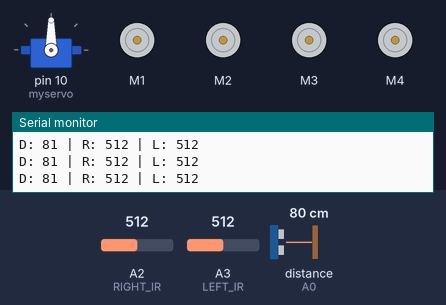
The sketch below on a simulated Arduino Uno, built with avr-gcc and run on an emulated ATmega328P. On the bench: servo, 4 × DC motor (green arrow = forward, orange = backward, longer = faster), the last lines printed to the serial monitor. The test bench sets the inputs (shaded band); at power-on: distance to the obstacle (sensor on A0) 80 cm, A2 (RIGHT_IR) = 512, A3 (LEFT_IR) = 512. The echo pulse lasts 58.3 µs per cm.

Above: at 1.7 s.
1.8 s: distance to the obstacle (sensor on A0) set to 16 cm
3.3 s: distance to the obstacle (sensor on A0) set to 12 cm
At 3.6 s:
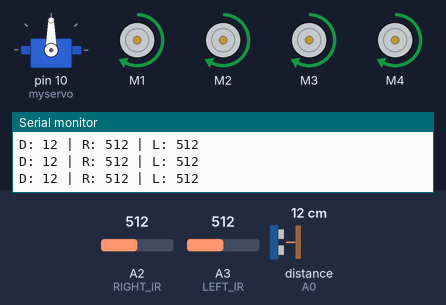
4.8 s: A2 (RIGHT_IR) set to 483
At 5.6 s:
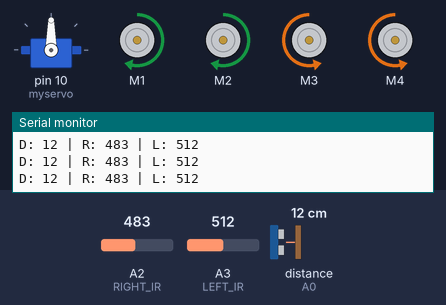
6.3 s: A3 (LEFT_IR) set to 488
At 7.5 s:
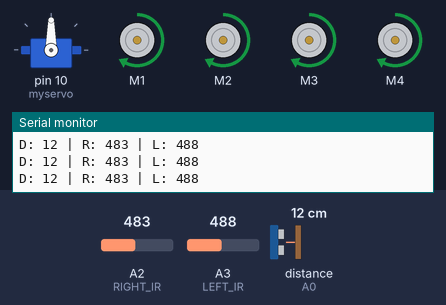
7.8 s: A2 (RIGHT_IR) set to 510
At 8.4 s:
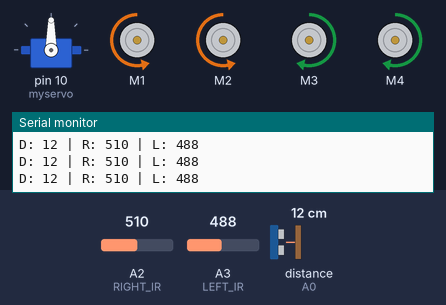
9.3 s: A2 (RIGHT_IR) set to 5
At 10.4 s:
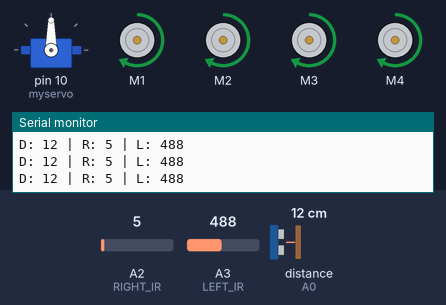
Timing chart, 0 to 11.8 s (numbered marks = the images above; inputs shaded):
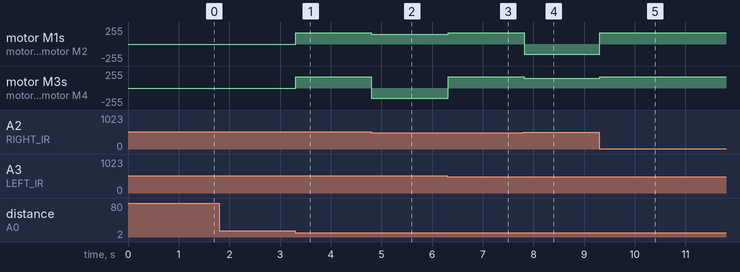

The sketch:

human_following_robot.ino
```cpp
// ===== Human Following Robot (Optimized Version) =====
// Libraries Required: AFMotor, NewPing, Servo

#include <NewPing.h>
#include <Servo.h>
#include <AFMotor.h>

// -------- PIN DEFINITIONS --------
#define RIGHT_IR A2
#define LEFT_IR  A3
#define TRIGGER_PIN A1
#define ECHO_PIN    A0
#define MAX_DISTANCE 200

// -------- THRESHOLDS --------
#define IR_THRESHOLD 500   // Adjust based on IR sensor
#define MIN_DIST 2
#define MAX_DIST 15

// -------- GLOBAL VARIABLES --------
unsigned int distance;
int Right_Value, Left_Value;

// -------- OBJECTS --------
NewPing sonar(TRIGGER_PIN, ECHO_PIN, MAX_DISTANCE);
Servo myservo;

AF_DCMotor Motor1(1, MOTOR12_1KHZ);
AF_DCMotor Motor2(2, MOTOR12_1KHZ);
AF_DCMotor Motor3(3, MOTOR34_1KHZ);
AF_DCMotor Motor4(4, MOTOR34_1KHZ);

// -------- FUNCTION DECLARATIONS --------
void moveForward(int spd);
void turnLeft();
void turnRight();
void stopRobot();

// -------- SETUP --------
void setup() {
  Serial.begin(9600);

  pinMode(RIGHT_IR, INPUT);
  pinMode(LEFT_IR, INPUT);

  myservo.attach(10);
  myservo.write(90);   // Center position
  delay(500);

  Serial.println("Human Following Robot Ready");
}

// -------- LOOP --------
void loop() {

  // ----- Read Ultrasonic -----
  distance = sonar.ping_cm();
  if (distance == 0) distance = MAX_DISTANCE;

  // ----- Read IR Sensors -----
  Right_Value = analogRead(RIGHT_IR);
  Left_Value  = analogRead(LEFT_IR);

  // ----- Debug -----
  Serial.print("D: "); Serial.print(distance);
  Serial.print(" | R: "); Serial.print(Right_Value);
  Serial.print(" | L: "); Serial.println(Left_Value);

  // -------- MAIN LOGIC (PRIORITY BASED) --------

  // Turn Left
  if (Right_Value < IR_THRESHOLD && Left_Value > IR_THRESHOLD) {
    turnLeft();
  }

  // Turn Right
  else if (Right_Value > IR_THRESHOLD && Left_Value < IR_THRESHOLD) {
    turnRight();
  }

  // Move Forward (Human detected)
  else if (distance > MIN_DIST && distance < MAX_DIST) {
    int speedVal = map(distance, MIN_DIST, MAX_DIST, 120, 180);
    speedVal = constrain(speedVal, 120, 180);
    moveForward(speedVal);
  }

  // Stop
  else {
    stopRobot();
  }

  delay(30);  // small delay for stability
}

// -------- MOVEMENT FUNCTIONS --------

void moveForward(int spd) {
  Motor1.setSpeed(spd); Motor1.run(FORWARD);
  Motor2.setSpeed(spd); Motor2.run(FORWARD);
  Motor3.setSpeed(spd); Motor3.run(FORWARD);
  Motor4.setSpeed(spd); Motor4.run(FORWARD);
}

void turnLeft() {
  Motor1.setSpeed(150); Motor1.run(FORWARD);
  Motor2.setSpeed(150); Motor2.run(FORWARD);
  Motor3.setSpeed(150); Motor3.run(BACKWARD);
  Motor4.setSpeed(150); Motor4.run(BACKWARD);
}

void turnRight() {
  Motor1.setSpeed(150); Motor1.run(BACKWARD);
  Motor2.setSpeed(150); Motor2.run(BACKWARD);
  Motor3.setSpeed(150); Motor3.run(FORWARD);
  Motor4.setSpeed(150); Motor4.run(FORWARD);
}

void stopRobot() {
  Motor1.run(RELEASE);
  Motor2.run(RELEASE);
  Motor3.run(RELEASE);
  Motor4.run(RELEASE);
}
```

Measured:
- the behaviour switches between 15 and 14 cm on distance to the obstacle (sensor on A0) (found by bisection; images 0 and 1)
- the behaviour switches between 500 and 499 on A2 (RIGHT_IR) (found by bisection; images 1 and 2)
- the behaviour switches between 501 and 500 on A3 (LEFT_IR) (found by bisection; images 2 and 3)
- after the input at 3.3 s, motor M1–4: stopped → forward 166/255 at once
- after the input at 4.8 s, motor M1, motor M2: forward 166/255 → forward 150/255 at once; motor M3, motor M4: forward 166/255 → backward 150/255 at once
- after the input at 6.3 s, motor M1, motor M2: forward 150/255 → forward 166/255 at once; motor M3, motor M4: backward 150/255 → forward 166/255 at once
- after the input at 7.8 s, motor M1, motor M2: forward 166/255 → backward 150/255 at once; motor M3, motor M4: forward 166/255 → forward 150/255 at once
- after the input at 9.3 s, motor M1, motor M2: backward 150/255 → forward 166/255 at once; motor M3, motor M4: forward 150/255 → forward 166/255 at once
